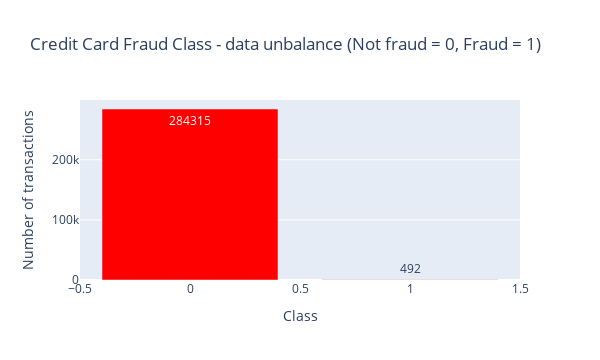

Source (notebook cell):
### Markdown cell above
There is no missing data in the entire dataset.

Data unbalance

Let's check data unbalance with respect with target value, i.e. Class.

### Code cell
temp = data_df["Class"].value_counts()
df = pd.DataFrame({'Class': temp.index,'values': temp.values})

trace = go.Bar(
    x = df['Class'],y = df['values'],
    name="Credit Card Fraud Class - data unbalance (Not fraud = 0, Fraud = 1)",
    marker=dict(color="Red"),
    text=df['values']
)
data = [trace]
layout = dict(title = 'Credit Card Fraud Class - data unbalance (Not fraud = 0, Fraud = 1)',
          xaxis = dict(title = 'Class', showticklabels=True), 
          yaxis = dict(title = 'Number of transactions'),
          hovermode = 'closest',width=600
         )
fig = dict(data=data, layout=layout)
iplot(fig, filename='class')

### Figure 1 — Plotly figure (JSON) as saved in the notebook; plotly's stock layout.template omitted (floating-point values rounded to 4 significant figures)
{"data": [{"marker": {"color": "Red"}, "name": "Credit Card Fraud Class - data unbalance (Not fraud = 0, Fraud = 1)", "text": [284315, 492], "type": "bar", "x": [0, 1], "y": [284315, 492]}], "layout": {"height": 360, "hovermode": "closest", "title": {"text": "Credit Card Fraud Class - data unbalance (Not fraud = 0, Fraud = 1)"}, "width": 600, "xaxis": {"autorange": true, "range": [-0.5, 1.5], "showticklabels": true, "title": {"text": "Class"}, "type": "linear"}, "yaxis": {"autorange": true, "range": [0, 299300.0], "title": {"text": "Number of transactions"}, "type": "linear"}}}
